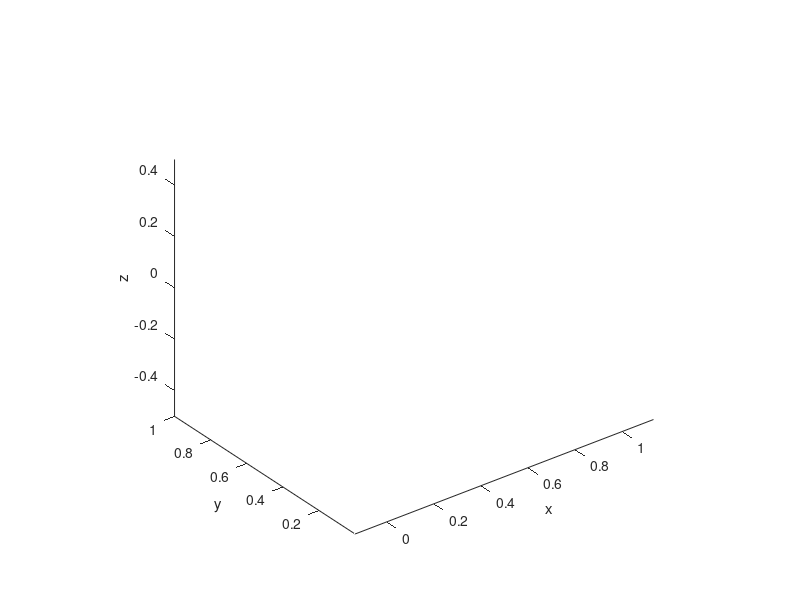

MATLAB code to generate this figure: (Note: this script raises an error after producing the figure.)
% sets camera parameters for the crcd code snippets

% camlight is not supported in GNU Octave. If you are running Matlab, you 
% can uncommnet this line:
camlight left

axis equal
view(3)
xlabel('x')
ylabel('y')
zlabel('z')
axis(2*ceil(NJ/13)*[-2 2 -2 2 0 4])
grid on